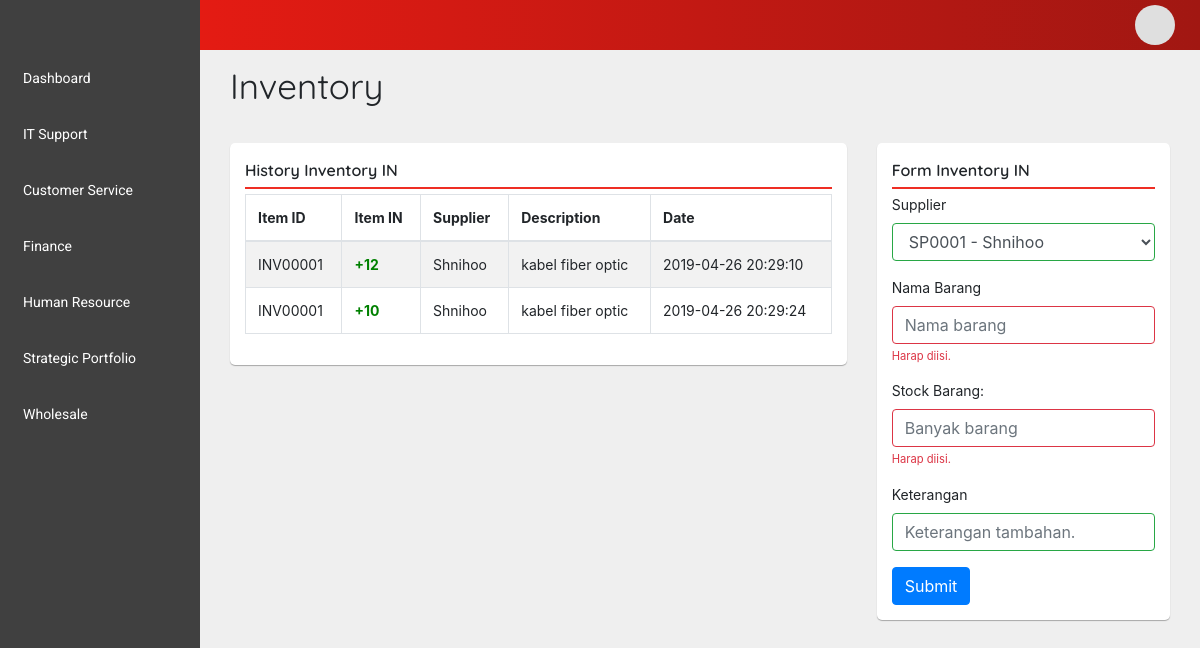
Screenshot of /wholesale/invenmasuk?q=success with the database file from the repository.
### tables this page shows
CREATE TABLE `historyinventoryin` (
  `idBarang` varchar(9) NOT NULL,
  `stockBarang` int(11) NOT NULL,
  `keterangan` varchar(100) NOT NULL,
  `tanggal` timestamp NOT NULL DEFAULT CURRENT_TIMESTAMP ON UPDATE CURRENT_TIMESTAMP
);

CREATE TABLE `supplier` (
  `idSupplier` varchar(10) NOT NULL,
  `namaSupplier` varchar(30) NOT NULL,
  `deskripsi` varchar(50) NOT NULL,
  `idKategori` varchar(9) NOT NULL,
  `status` tinyint(1) NOT NULL
);

### application/controllers/Wholesale.php (called while the page is built, shortened)
<?php
class Wholesale extends CI_Controller {
	public function __construct(){
        $this->load->model('ModelWholesale');
    }
	public function invenmasuk()
	{
		if ($this->input->get('q') == 'success') {
			$data['success'] = 1;
		}else {
			$data['success'] = 0;
		}
		$data['barang'] = $this->ModelWholesale->getIdBarang();
		$data['history'] = $this->ModelWholesale->getHistoryIn();
		$data['supplier'] = $this->ModelWholesale->getSupplier();
		$this->load->view('wholesale/invenmasuk',$data);
	}
}

### index.php (called while the page is built, shortened)
<?php
require_once BASEPATH.'core/CodeIgniter.php';

### application/models/ModelWholesale.php (called while the page is built, shortened)
<?php
class ModelWholesale extends CI_Model{
    public function getSupplier(){
        return $this->db->get('supplier');
    }
    public function getHistoryIn(){
        $this->db->select('historyinventoryin.idBarang,historyinventoryin.stockBarang,historyinventoryin.keterangan,historyinventoryin.tanggal,supplier.namaSupplier');
        $this->db->join('inventory','idBarang');
        $this->db->join('supplier','idSupplier');
        $this->db->from('historyinventoryin');
        return $this->db->get();
    }
}

### application/views/wholesale/invenmasuk.php (the view, shortened to what this page needs)
<!DOCTYPE html>
<html lang="en" dir="ltr">
  <head>
    <link rel="stylesheet" type="text/css" href="https://cdn.datatables.net/v/bs4/dt-1.10.18/sc-2.0.0/datatables.min.css"/>
  </head>
  <body>
    <div class="container-fluid p-0">
      <div class="row equal no-gutters">
        <div class="col-12 col-sm-8 col-md-9 col-xl-10 wrapper">
          <div class="col-12 wrapper-container">
            <div class="main-wrapper">
              <div class="container">
                <div class="page-header">
                  <div class="page-title">
                    Inventory
                  </div>
                </div>
                <div class="row">
                  <div class="col-8">
                    <div class="box">
                      <div class="box-header">
                        History Inventory IN
                      </div>
                      <div class="box-body">
                        <table cellpadding="0" cellspacing="0" border="0" class="datatable-1 table table-bordered table-striped display" width="100%" id="TableHistory">
                          <thead>
                            <tr>
                              <th> Item ID</th>
                              <th> Item IN </th>
                              <th> Supplier </th>
                              <th> Description </th>
                              <th> Date </th>
                            </tr>
                          </thead>
                          <tbody>
                            <?php
                              foreach($history->result() as $row):
                            ?>
                            <tr class="odd gradeX">
                              <td> <?php echo $row->idBarang; ?> </td>
                              <td style="color: green;font-weight: bold;">+<?php echo $row->stockBarang; ?> </td>
                              <td> <?php echo $row->namaSupplier; ?> </td>
                              <td> <?php echo $row->keterangan; ?> </td>
                              <td> <?php echo $row->tanggal; ?> </td>
                            </tr>
                            <?php
                              endforeach;
                            ?>
                          </tbody>
                        </table>
                      </div>
                    </div>
                  </div>
                  <div class="col-4">
                    <div class="box">
                      <div class="box-header">
                        Form Inventory IN
                      </div>
                      <div class="box-body">
                          <?=form_open('wholesale/formInvenIN', 'class="was-validated" id="formInvenIN"');?>
                          <div class="form-group">
                            <label for="supplier">Supplier</label>
                            <select class="form-control" id="supplier" name="idSupplier">
                              <?php
                                foreach($supplier->result() as $s){
                                  echo '<option value="'.$s->idSupplier.'">'.$s->idSupplier.' - '.$s->namaSupplier.'</option>';
                                }
                              ?>
                            </select>
                          </div>
                          <div class="form-group">
                            <label for="namaBarang">Nama Barang</label>
                            <input type="text" class="form-control" id="namaBarang" placeholder="Nama barang" name="namaBarang" required>
                            <div class="invalid-feedback">Harap diisi.</div>
                          </div>
                          <div class="form-group">
                            <label for="stockBarang">Stock Barang:</label>
                            <input type="number" class="form-control" id="stockBarang" placeholder="Banyak barang" name="stockBarang" min=1 required>
                            <div class="invalid-feedback">Harap diisi.</div>
                          </div>
                          <div class="form-group">
                            <label for="keterangan">Keterangan</label>
                            <input type="text" class="form-control" id="Keterangan" placeholder="Keterangan tambahan." name="keterangan">
                          </div>
                          <button type="submit" class="btn btn-primary">Submit</button>
                      </div>
                    </div>
                  </div>
                </div>
              </div>
            </div>
          </div>
        </div>
      </div>
    </div>
  </body>
</html>

### css/base_styles.css (style rules this page uses)
body { background-color: #efefef; }
.main-wrapper { padding-top: 10px; padding-bottom: 10px; }
.main-wrapper .page-header { margin-bottom: 30px; }
.main-wrapper .page-header .page-title { font-family: "Quicksand", sans-serif; font-size: 35px; }
.main-wrapper .row .box { padding: 15px; border-radius: 5px; box-shadow: 0 1px 1px rgba(0, 0, 0, .3); background: #fff; }
.main-wrapper .row .box-header { border-bottom: 2px solid #EE2E24; padding-bottom: 5px; margin-bottom: 5px; font-family: "Quicksand", sans-serif; font-size: 16px; font-weight: 600; }
.main-wrapper .row .box-body { font-size: 14px; }

### rows the page displays
historyinventoryin: idBarang "INV00001", stockBarang "12", supplier.namaSupplier "Shnihoo", keterangan "kabel fiber optic", tanggal "2019-04-26 20:29:10"
historyinventoryin: idBarang "INV00001", stockBarang "10", supplier.namaSupplier "Shnihoo", keterangan "kabel fiber optic", tanggal "2019-04-26 20:29:24"

### other values shown
form field idSupplier "SP0001 - Shnihoo"
